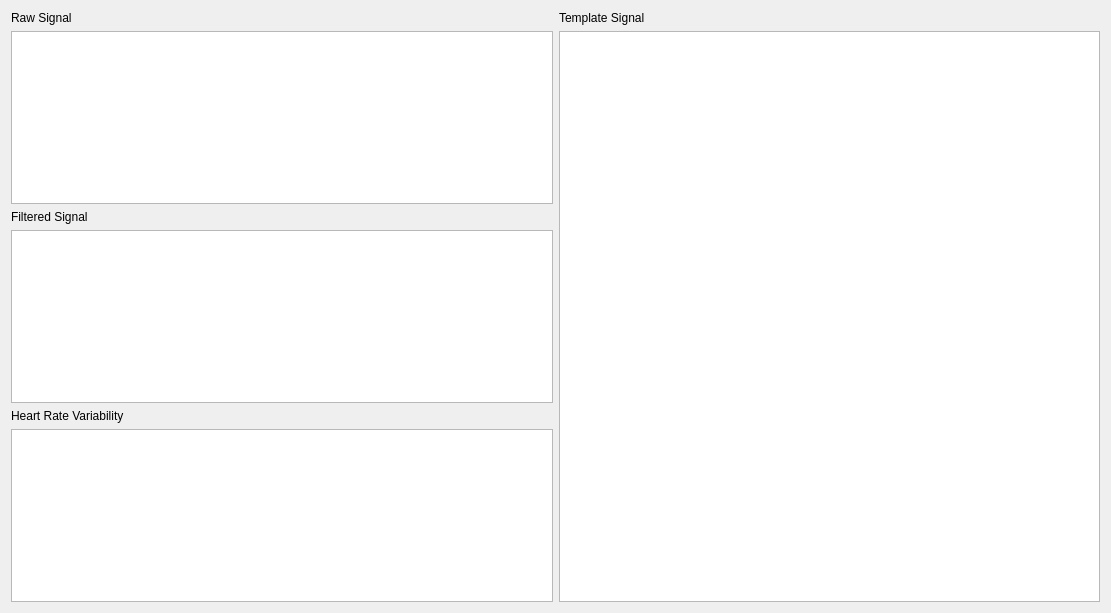
<?xml version="1.0" encoding="UTF-8"?>
<ui version="4.0">
 <class>Dialog</class>
 <widget class="QDialog" name="Dialog">
  <property name="geometry">
   <rect>
    <x>0</x>
    <y>0</y>
    <width>1111</width>
    <height>613</height>
   </rect>
  </property>
  <property name="windowTitle">
   <string>ECG Summary</string>
  </property>
  <layout class="QGridLayout" name="gridLayout">
   <item row="1" column="1" rowspan="5">
    <widget class="PlotWidget" name="template_plot"/>
   </item>
   <item row="1" column="0">
    <widget class="PlotWidget" name="raw"/>
   </item>
   <item row="3" column="0">
    <widget class="PlotWidget" name="filtered"/>
   </item>
   <item row="5" column="0">
    <widget class="PlotWidget" name="hrv"/>
   </item>
   <item row="2" column="0">
    <widget class="QLabel" name="label_2">
     <property name="text">
      <string>Filtered Signal</string>
     </property>
    </widget>
   </item>
   <item row="0" column="0">
    <widget class="QLabel" name="label">
     <property name="text">
      <string>Raw Signal</string>
     </property>
    </widget>
   </item>
   <item row="4" column="0">
    <widget class="QLabel" name="label_3">
     <property name="text">
      <string>Heart Rate Variability</string>
     </property>
    </widget>
   </item>
   <item row="0" column="1">
    <widget class="QLabel" name="label_4">
     <property name="text">
      <string>Template Signal</string>
     </property>
    </widget>
   </item>
  </layout>
 </widget>
 <customwidgets>
  <customwidget>
   <class>PlotWidget</class>
   <extends>QGraphicsView</extends>
   <header location="global">pyqtgraph</header>
  </customwidget>
 </customwidgets>
 <resources/>
 <connections/>
</ui>
